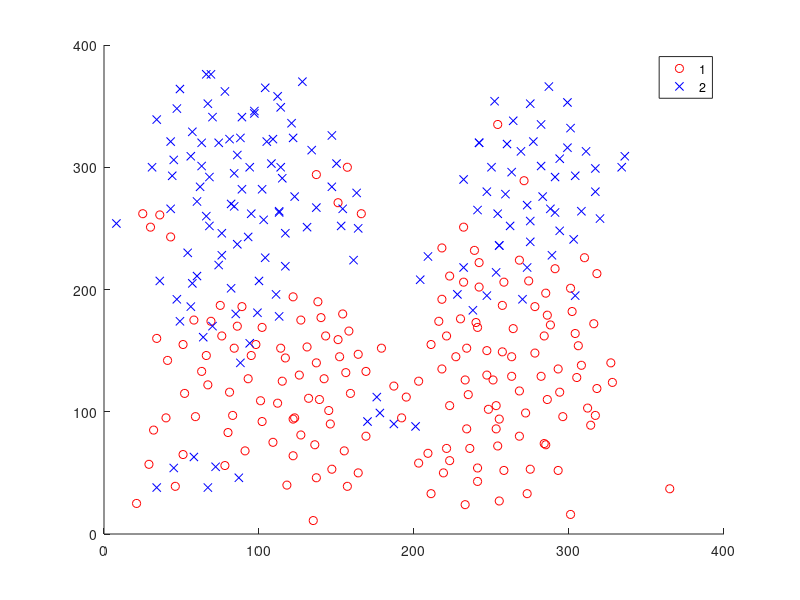

The MATLAB script that drew this image: (Note: this script raises an error after producing the figure.)
% TOY DATASET

load example-2-clust

figure; h = gscatter(X(:,1), X(:,2) , Y, 'rb','ox');

plot_data(X,Y)
[SDs, X_n, Y_n] = findSD(X,Y,2,1);
[SDs, X_n, Y_n] = findSD(X,Y,1,1);

